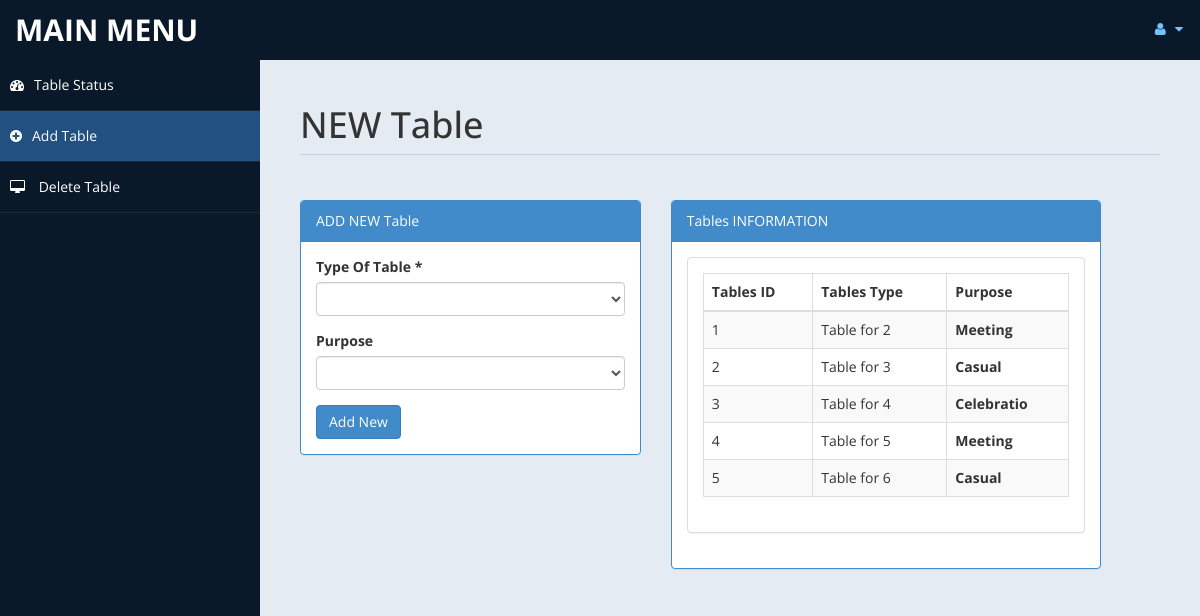
Page /admin/addtable.php (signed in) on the committed database.
### tables this page shows
CREATE TABLE IF NOT EXISTS `alltables` (
  `id` int(10) NOT NULL AUTO_INCREMENT,
  `type` varchar(50) DEFAULT NULL,
  `purpose` varchar(10) DEFAULT NULL,
  `status` varchar(10) DEFAULT NULL,
  `cid` int(10) DEFAULT NULL,
  PRIMARY KEY (`id`)
);

### admin/addtable.php (the view, shortened to what this page needs)
<!DOCTYPE html>
<html xmlns="http://www.w3.org/1999/xhtml">
    <head>
        <link href="assets/css/bootstrap.css" rel="stylesheet" />
        <link href="assets/css/font-awesome.css" rel="stylesheet" />
        <link href="assets/css/custom-styles.css" rel="stylesheet" />
    </head>
    <body>
        <div id="wrapper">
            <nav class="navbar navbar-default top-navbar" role="navigation">
                <div class="navbar-header">
                    <a class="navbar-brand" href="home.php">MAIN MENU </a>
                </div>
                <ul class="nav navbar-top-links navbar-right">
                    <li class="dropdown">
                        <a class="dropdown-toggle" data-toggle="dropdown" href="#" aria-expanded="false">
                            <i class="fa fa-user fa-fw"></i> <i class="fa fa-caret-down"></i>
                        </a>
                    </li>
                </ul>
            </nav>
            <nav class="navbar-default navbar-side" role="navigation">
                <div class="sidebar-collapse">
                    <ul class="nav" id="main-menu">
                        <li>
                            <a  href="settings.php"><i class="fa fa-dashboard"></i>Table Status</a>
                        </li>
                        <li>
                            <a  class="active-menu" href="addtable.php"><i class="fa fa-plus-circle"></i>Add Table</a>
                        </li>
                        <li>
                            <a  href="tabledel.php"><i class="fa fa-desktop"></i> Delete Table</a>
                        </li>
                </div>
            </nav>
            <div id="page-wrapper" >
                <div id="page-inner">
                    <div class="row">
                        <div class="col-md-12">
                            <h1 class="page-header">
                                NEW Table <small></small>
                            </h1>
                        </div>
                    </div>
                    <div class="row">
                        <div class="col-md-5 col-sm-5">
                            <div class="panel panel-primary">
                                <div class="panel-heading">
                                    ADD NEW Table
                                </div>
                                <div class="panel-body">
                                    <form name="form" method="post">
                                        <div class="form-group">
                                            <label>Type Of Table *</label>
                                            <select name="tbltyp"  class="form-control" required>
                                                <option value selected ></option>
                                                <option value="Table for 2">Table for 2</option>
                                            </select>
                                        </div>
                                        <div class="form-group">
                                            <label>Purpose</label>
                                            <select name="purpose" class="form-control" required>
                                                <option value selected ></option>
                                                <option value="meeting">Meeting</option>
                                            </select>
                                        </div>
                                        <input type="submit" name="add" value="Add New" class="btn btn-primary">
                                    </form>
                                </div>
                            </div>
                        </div>
                        <div class="row">
                            <div class="col-md-6 col-sm-6">
                                <div class="panel panel-primary">
                                    <div class="panel-heading">
                                        Tables INFORMATION
                                    </div>
                                    <div class="panel-body">
                                        <div class="panel panel-default">
                                            <div class="panel-body">
                                                <div class="table-responsive">
                                                    <table class="table table-striped table-bordered table-hover" id="dataTables-example">
                                                        <thead>
                                                            <tr>
                                                                <th>Tables ID</th>
                                                                <th>Tables Type</th>
                                                                <th>Purpose</th>
                                                            </tr>
                                                        </thead>
                                                        <tbody>
<?php
$query = "SELECT * FROM alltables limit 0,10";
$res = mysql_query($query) or die(mysql_error());
while ($row = mysql_fetch_array($res)) {
    $id = $row["id"];
    if ($id % 2 == 0) {
        echo "<tr class=odd gradeX>
													<td>" . $row["id"] . "</td>
													<td>" . $row["type"] . "</td>
												   <th>" . $row["purpose"] . "</th>
												</tr>";
    } else {
        echo"<tr class=even gradeC>
													<td>" . $row["id"] . "</td>
													<td>" . $row["type"] . "</td>
												   <th>" . $row["purpose"] . "</th>
												</tr>";
    }
}
?>
                                                        </tbody>
                                                    </table>
                                                </div>
                                            </div>
                                        </div>
                                    </div>
                                </div>
                            </div>
                        </div>
                    </div>
                </div>
            </div>
    </body>
</html>

### admin/assets/css/custom-styles.css (style rules this page uses)
body { font-family: 'Open Sans', sans-serif; }
#wrapper { width: 100%; background:#09192A; }
#page-wrapper { padding: 15px 15px; min-height: 600px; background:#E5EBF2; }
#page-inner { width:100%; margin:10px 20px 10px 0px; background-color:transparent; padding:10px; min-height:1200px; }
h1, .h1, h2, .h2, h3, .h3 { margin-top: 7px; margin-bottom: -5px; }
.page-header { padding-bottom: 9px; margin: 10px 0 45px; border-bottom: 1px solid #C7D1DD; }
.top-navbar { margin:0px; }
.top-navbar .navbar-brand { color: #fff; width: 260px; text-align: left; height: 60px; font-size: 30px; font-weight: 700; text-transform: uppercase; line-height: 30px; }
.top-navbar .nav > li { position: relative; display: inline-block; }
.top-navbar .nav > li > a { position: relative; display: block; padding: 19px 15px; color: #77C0FD; }
.active-menu { background-color:#225081!important; }
.sidebar-collapse , .sidebar-collapse .nav { background:none; }
.sidebar-collapse .nav { padding:0; }
.sidebar-collapse .nav > li > a { color:#fff; background:transparent; text-shadow:none; }
.sidebar-collapse > .nav > li > a { padding:15px 10px; }
.sidebar-collapse > .nav > li { border-bottom: 1px solid rgba(107, 108, 109, 0.19); }
.navbar-side { border:none; background-color: transparent; }
.top-navbar { background:#09192A; border-bottom:none; }
.top-navbar .nav > li > a > i { margin-right: 2px; }
.navbar-default { border:0px solid black; }
.navbar-header { background: #09192A; }
.nav > li > a > i { margin-right:10px; }
@media (min-width:768px) { #page-wrapper { margin: 0 0 0 260px; padding: 15px 30px; min-height: 1200px; } }
@media (min-width:768px) { .navbar-side { z-index: 1; position: absolute; width: 260px; } }
@media (min-width:768px) { .navbar { border-radius: 0px; } }

### rows in the picture
alltables: id "1", type "Table for 2", purpose "Meeting"
alltables: id "2", type "Table for 3", purpose "Casual"
alltables: id "3", type "Table for 4", purpose "Celebratio"
alltables: id "4", type "Table for 5", purpose "Meeting"
alltables: id "5", type "Table for 6", purpose "Casual"
